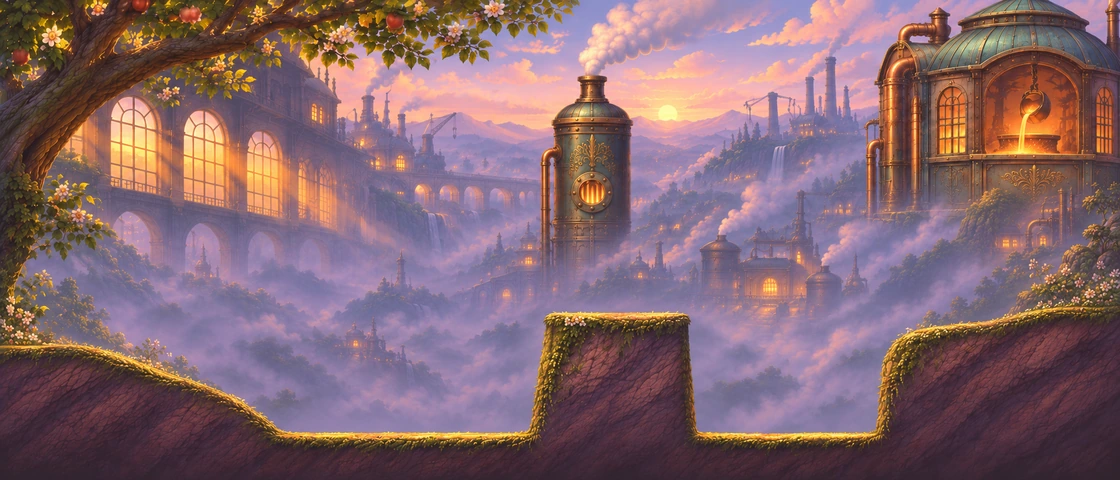
#> input picture phaser/assets/generated/brassworks/authoring/alpha-repair.webp, 1120 x 480 px
$ python -i stonewake-art.py   (imports and definitions only)
#> lines starting #> are read from the running program, lines starting #| are printed output that depends on the picture
#!/usr/bin/env python3
"""Prepare Stonewake's model inputs and pack the geometry-registered artwork."""
import argparse
import importlib.util
import json
import sys
from pathlib import Path

from PIL import Image, ImageFilter, ImageOps

HERE = Path(__file__).resolve().parent
spec = importlib.util.spec_from_file_location("brassworks_art", HERE / "brassworks-art.py")
brassworks = importlib.util.module_from_spec(spec)
sys.dont_write_bytecode = True
# [1 line not run here, left out]

LEVELS = HERE.parent / "levels"
# [1 line that did not run here, left out]
# [1 line that did not run here, left out]
RESAMPLE = Image.Resampling.LANCZOS


def make_inputs(scene, output):
    for name, box in RECIPE["crops"].items():
        crop = scene.crop(box)
        crop.resize((crop.width * 3, crop.height * 3), RESAMPLE).save(output / f"{name}-crop.png")
    masked = scene.convert("RGBA")
    masked.putalpha(ImageOps.invert(brassworks.patch_mask(scene.size, RECIPE["holes"])))
    masked.save(output / "alpha-holes.png")
    shelf = scene.convert("RGBA")
    shelf.putalpha(ImageOps.invert(brassworks.patch_mask(scene.size, [RECIPE["shelfHole"]])))
    shelf = shelf.crop(RECIPE["shelfPatch"])
    shelf.resize((shelf.width * 4, shelf.height * 4), RESAMPLE).save(output / "shelf-hole.png")


# [68 lines left out: functions make_scene, pack, main, not called in this run]


# [2 lines not run here, left out]

>>> import cv2
>>> picture = cv2.imread('../assets/generated/brassworks/authoring/alpha-repair.webp', cv2.IMREAD_GRAYSCALE)
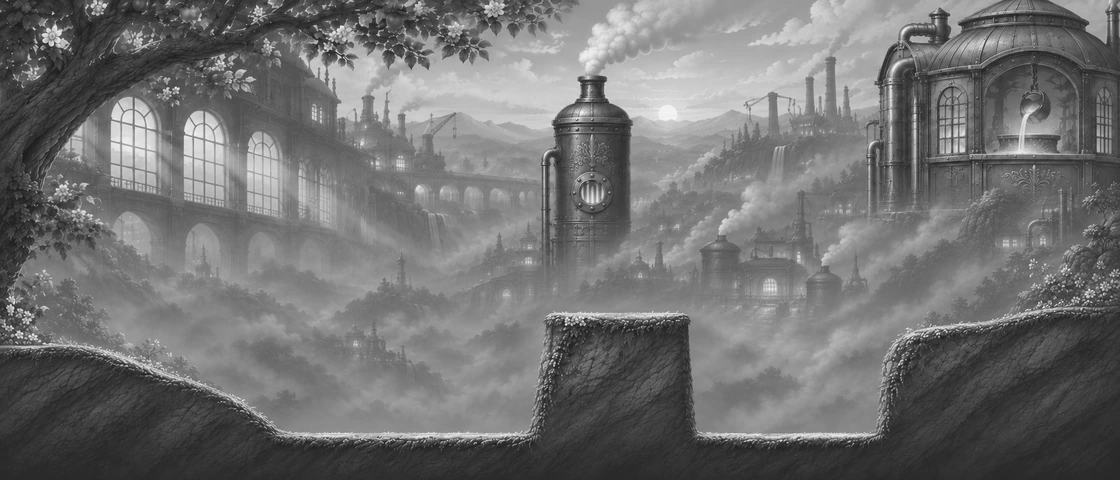
#> picture: shape (480, 1120); min 22, max 245, mean 113.2
>>> result = make_inputs(picture, 'out.png')
#> (the run stopped early here; a loop or call above may not have finished)

$ run again, on phaser/assets/generated/brassworks/authoring/gear.webp
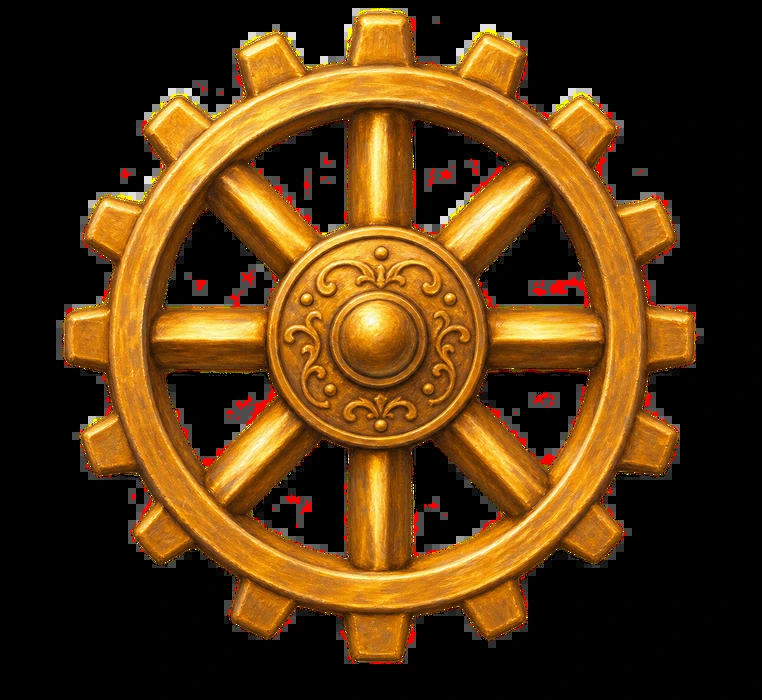
#> input picture phaser/assets/generated/brassworks/authoring/gear.webp, 762 x 700 px
#> `picture = cv2.imread('../assets/generated/brassworks/authoring/alpha-r..`:
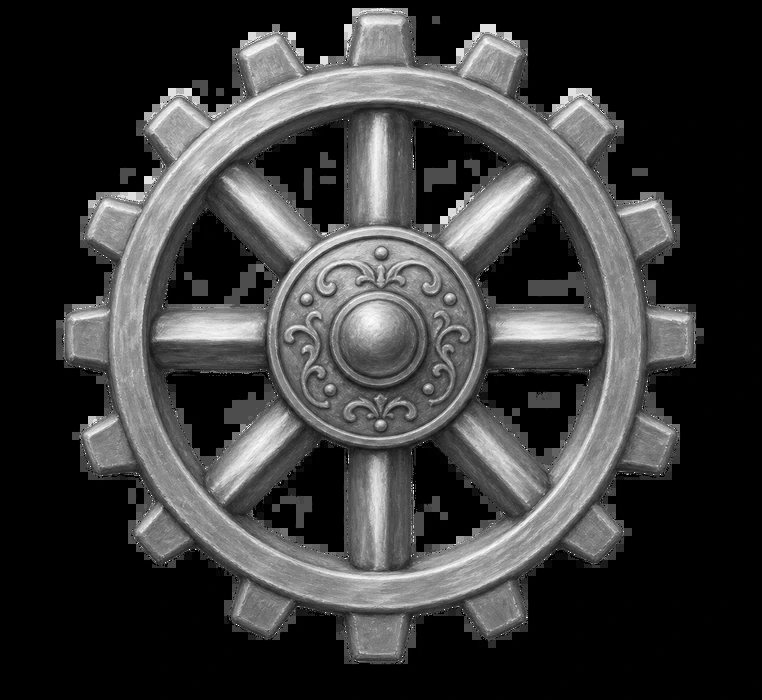
#> picture: shape (700, 762); min 0, max 253, mean 58
